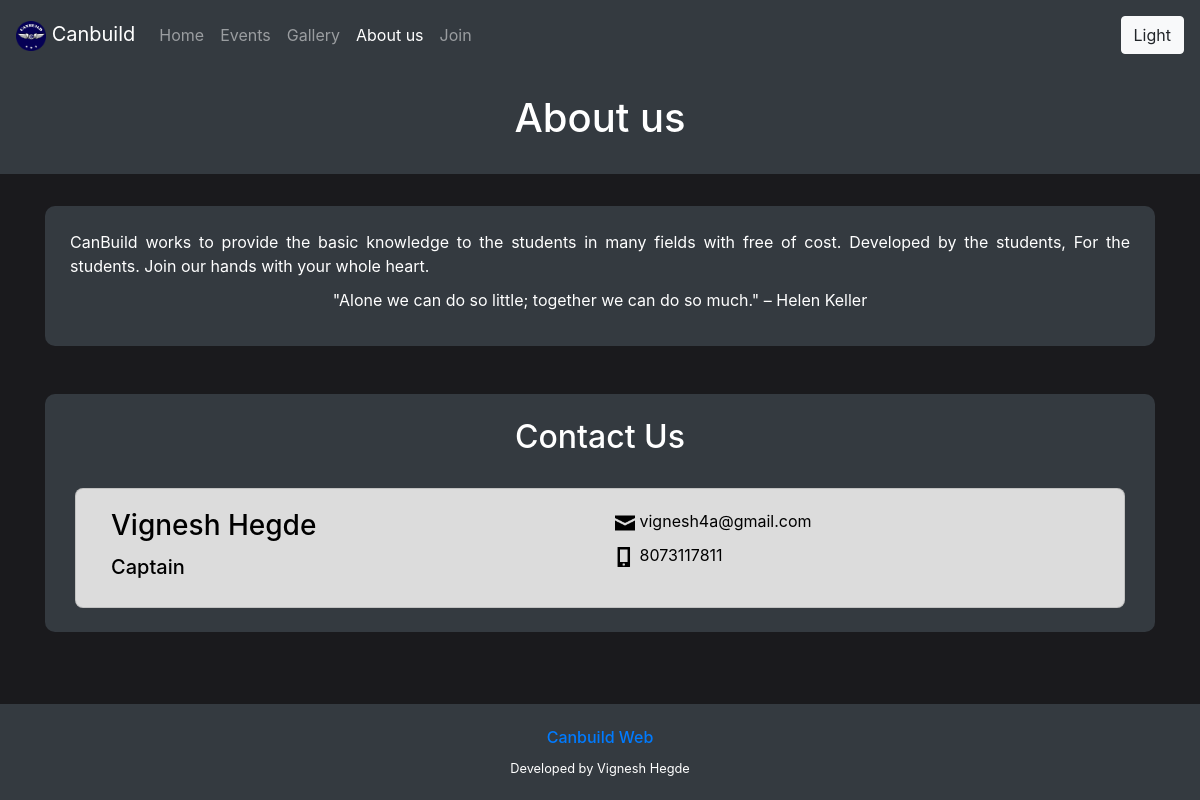
Page /about/ on the earlier database version.
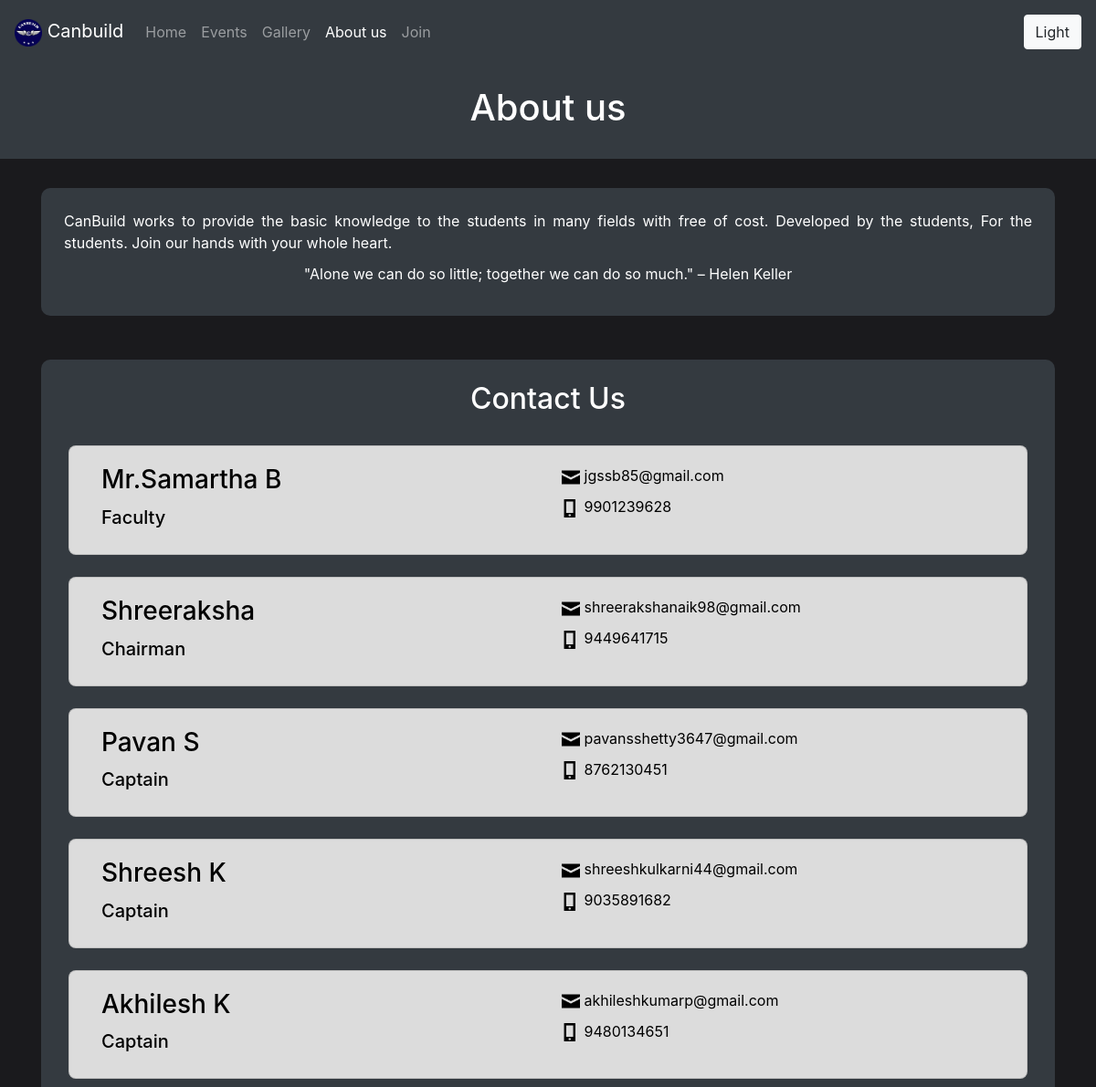
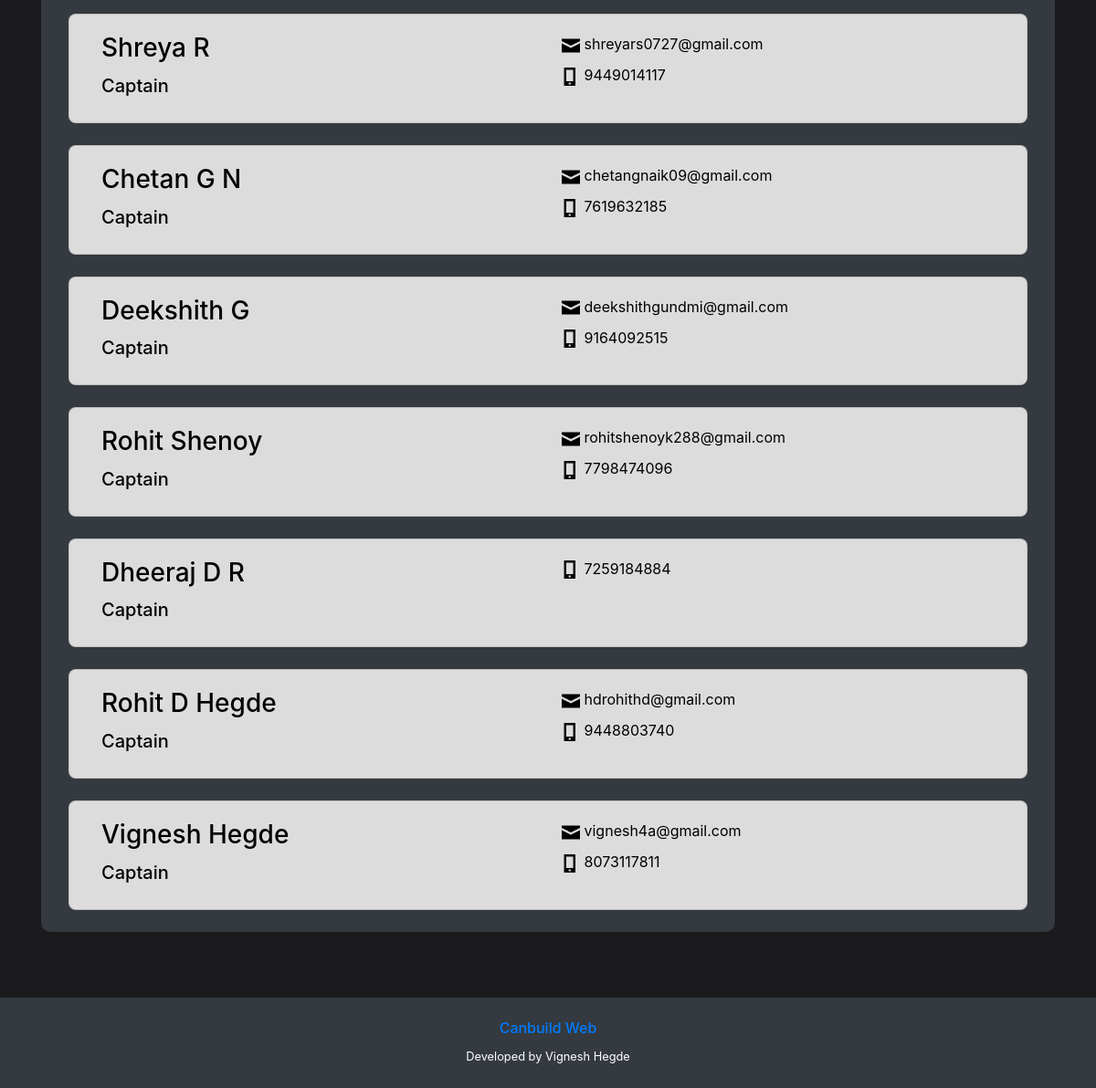
Same page on the later database version (2 pictures, top to bottom).
### one/models.py (models this page shows)
class AboutUs(models.Model):
    AboutName = models.CharField(max_length=40)
    AboutRole = models.CharField(max_length=10,default='Captain')
    AboutEmail = models.EmailField(max_length=50)
    AboutPhone = models.CharField(max_length=10)

### one/views.py (the view)
# urls.py: path('about/',views.about,name="about"),
def about(request):
    about_data = AboutUs.objects.all()
    return render(request,'home/about.html',{'about':about_data})

### templates/home/about.html (shortened to what this page needs)
<!DOCTYPE html>
{% load static %}
<html lang="en" dir="ltr">
  <head>
    <link rel="stylesheet" href="https://stackpath.bootstrapcdn.com/bootstrap/4.5.2/css/bootstrap.min.css">
  </head>
  <body id="bd" class="bdark">
    <nav  id="navi" class="navbar navbar-expand-lg navbar-dark bg-dark sticky-top">
      <a class="navbar-brand"><img src="{% static 'images/logo.png' %}" alt="CANBUILS" width="30"> Canbuild </a>
      <div class="collapse navbar-collapse" id="navbarNavDropdown">
        <ul class="navbar-nav mr-auto">
          <li class="nav-item ">
            <a class="nav-link" href="{% url 'one:index' %}">Home <span class="sr-only">(current)</span></a>
          </li>
          <li class="nav-item ">
            <a class="nav-link" href="{% url 'one:resources' %}">Events</a>
          </li>
          <li class="nav-item ">
            <a class="nav-link" href="{% url 'one:gallery' %}">Gallery</a>
          </li>
          <li class="nav-item active">
            <a class="nav-link" href="#">About us</a>
          </li>
          <li class="nav-item ">
            <a class="nav-link" href="https://docs.google.com/forms/d/e/1FAIpQLScEmuzfPuSrDb9K80IgyqKPBS1n-oJA3YqoWl_K3s64R7-9WA/viewform?usp=sf_link">Join</a>
           </li>
        </ul>
          <div class="navbar-text">
            <button type="button"  id="but" class="btn btn-dark" onclick="on()"></button>
      </div>
    </nav>
    <div class="jumbotron jumbotron-fluid p-4 bg-dark" id="j">
      <div class="container d-flex justify-content-center">
        <h1 id="t1" class="td"> About us </h1>
      </div>
    </div>
<div class="container">
  <div id="cont"class="container" style="border-radius: 10px;" >
  <p id="t3" class="td"><br>
    CanBuild works to provide the basic knowledge to the students in many fields with free of cost.
    Developed by the students, For the students. Join our hands with your whole heart.<br>
    <div id="t5" class="td container d-flex justify-content-center">
      "Alone we can do so little; together we can do so much." – Helen Keller
    </div>
  </p><br>
  </div>
  <br><br>
  <div  id="con" class="container bg-dark" style="border-radius: 10px;" >
    <br><h2 id="t4"  class="text-center td">Contact Us</h2><br>
    <div class="container" >
    {% if about %}
    {% for a in about %}
        <div  class="card col-sm" width=20rem style="background-color:#DCDCDC;border-radius:8px" >
          <div class="card-body ">
            <div class="row">
              <div class="col-sm">
                <h3 class="card-title">{{ a.AboutName }} <h5>{{ a.AboutRole }}</h5> </h3>
              </div>
              <div class="col-sm">
                {% if a.AboutEmail != "000@000.000" %}
                <a href= "mailto:{{ a.AboutEmail }}" style="color:black;" ><img src="{% static 'images/envelope-closed-8x.png'%}" alt="Email" width="20"> {{ a.AboutEmail }} <p></p></a>
                {% endif %}
                <a href="tel:{{ a.AboutPhone }}" style="color:black;" ><img src="{% static 'images/phone-6x.png'%}" alt="Call" width="20" > {{ a.AboutPhone }}</a>
              </div>
            </div>
          </div>
        </div>
      <br>
      {% endfor %}
      {% else %}
        <img src="{% static 'images/no.png' %}" alt="" class="d-block w-100" height="400">
      {% endif %}
    </div>
  </div>
</div>
<br><br><br>
<footer id="footi" class="py-4 footc text-white-50 bg-dark ">
    <div class="container text-center">
      <a href="{% url 'admin:index' %}" ><h6>Canbuild Web</h6></a>
      <small class="td" id="t2" >Developed by Vignesh Hegde</small>
    </div>
</footer>
  </body>
</html>

### templates/home/about.html (style rules this page uses)
p { margin: 10px; text-align: justify; text-justify: inter-word; }
.bdark { background-color: #1A1A1D; color:black ; }
.td { color:white ; }

Differences in the rows shown:
added AboutUs: AboutName "Mr.Samartha B", AboutRole "Faculty", AboutEmail "jgssb85@gmail.com", AboutPhone "9901239628"
added AboutUs: AboutName "Shreeraksha", AboutRole "Chairman", AboutEmail "shreerakshanaik98@gmail.com", AboutPhone "9449641715"
added AboutUs: AboutName "Pavan S", AboutRole "Captain", AboutEmail "pavansshetty3647@gmail.com", AboutPhone "8762130451"
added AboutUs: AboutName "Shreesh K", AboutRole "Captain", AboutEmail "shreeshkulkarni44@gmail.com", AboutPhone "9035891682"
added AboutUs: AboutName "Akhilesh K", AboutRole "Captain", AboutEmail "akhileshkumarp@gmail.com", AboutPhone "9480134651"
added AboutUs: AboutName "Shreya R", AboutRole "Captain", AboutEmail "shreyars0727@gmail.com", AboutPhone "9449014117"
added AboutUs: AboutName "Chetan G N", AboutRole "Captain", AboutEmail "chetangnaik09@gmail.com", AboutPhone "7619632185"
added AboutUs: AboutName "Deekshith G", AboutRole "Captain", AboutEmail "deekshithgundmi@gmail.com", AboutPhone "9164092515"
added AboutUs: AboutName "Rohit Shenoy", AboutRole "Captain", AboutEmail "rohitshenoyk288@gmail.com", AboutPhone "7798474096"
added AboutUs: AboutName "Dheeraj D R", AboutRole "Captain", AboutPhone "7259184884"
added AboutUs: AboutName "Rohit D Hegde", AboutRole "Captain", AboutEmail "hdrohithd@gmail.com", AboutPhone "9448803740"
